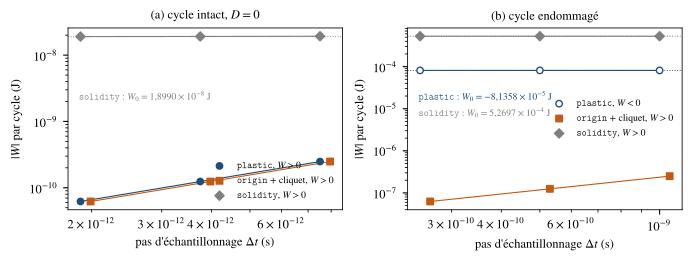

Recreate this plot in Python.
"""Energie nette par cycle ferme contre le pas d'echantillonnage (S3 bis) :
convergence en pas de temps et extrapolation de Richardson d'ordre 1,
W_0 = 2 W(dt/2) - W(dt). Marqueur plein : W > 0 (creation) ; creux : W < 0.
Traits horizontaux : limite de Richardson. Donnees : jb_energie_cycle.csv.
Usage : python fig_jb_richardson.py -> fig_jb_richardson.pdf
"""
import os, csv
import numpy as np
from style_verif import plt, COUL, NOM, fmt

HERE = os.path.dirname(os.path.abspath(__file__))
rows = list(csv.DictReader(open(os.path.join(HERE, "jb_energie_cycle.csv"))))
mk = {"plastic": "o", "origin": "s", "solidity": "D"}
fig, ax = plt.subplots(1, 2, figsize=(7.0, 2.7))
for k, regime in enumerate(("intact", "endommage")):
    a = ax[k]
    txt = []
    for law in ("plastic", "origin", "solidity"):
        r = sorted([x for x in rows if x["regime"] == regime and x["loi"] == law],
                   key=lambda x: -float(x["dt_s"]))
        dt = np.array([float(x["dt_s"]) for x in r])
        W = np.array([float(x["W_journal_J"]) for x in r])
        W0 = 2 * W[1] - W[0]
        W0b = 2 * W[2] - W[1]
        pos = W > 0
        off = 1.06 if law == "origin" else 1.0       # origin et plastic confondus a D = 0
        a.loglog(dt * off, np.abs(W), color=COUL[law], lw=0.8)
        if pos.any():
            a.scatter(dt[pos] * off, np.abs(W[pos]), marker=mk[law], color=COUL[law], s=22,
                      zorder=3, label=NOM[law] + r", $W>0$")
        if (~pos).any():
            a.scatter(dt[~pos] * off, np.abs(W[~pos]), marker=mk[law], facecolor="white",
                      edgecolor=COUL[law], s=22, zorder=3, label=NOM[law] + r", $W<0$")
        if abs(W0) > 1e-3 * abs(W[0]):
            a.axhline(abs(W0), color=COUL[law], lw=0.7, ls=":")
            m, e = ("%.4e" % W0).split("e")
            txt.append((law, r"$W_0 = %s\times10^{%d}$ J" % (fmt(float(m), 4).replace(",", "{,}"), int(e))))
    for j, (law, t) in enumerate(txt):
        a.text(0.04, 0.60 - 0.09 * j, NOM[law] + " : " + t, transform=a.transAxes,
               fontsize=7, color=COUL[law])
    a.set_xlabel(r"pas d'échantillonnage $\Delta t$ (s)")
    a.set_ylabel(r"$|W|$ par cycle (J)")
    a.set_title("(%s) %s" % ("ab"[k], "cycle intact, $D = 0$" if regime == "intact"
                               else "cycle endommagé"), fontsize=9)
    a.legend(loc="lower right" if regime == "intact" else "center right", fontsize=7)
fig.tight_layout()
fig.savefig(os.path.join(HERE, "fig_jb_richardson.pdf"))
